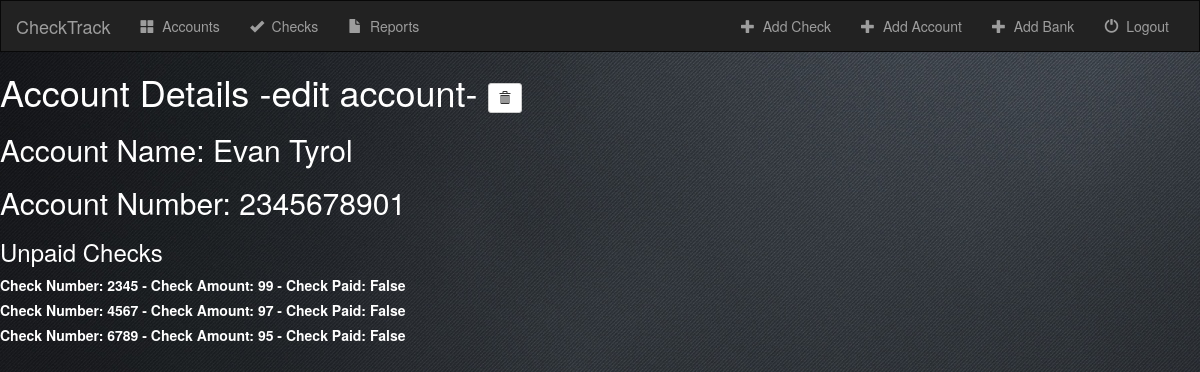
The app's page /check/accounts/account-details/2/ (signed in) with its own data.
### check/models.py (models this page shows, shortened)
class Account(models.Model):
    acount_store = models.ForeignKey('Store', on_delete=models.CASCADE)
    bank = models.ForeignKey('Bank', on_delete=models.CASCADE)
    account_number = models.IntegerField(max_length=10)
    account_name = models.CharField(max_length=20)
    account_street = models.CharField(max_length=50)
    account_state = models.CharField(max_length=20)
    account_city = models.CharField(max_length=20)
    account_zip = models.CharField(max_length=10)
    checks_bounced = models.IntegerField(max_length=1)

class Check(models.Model):
    account = models.ForeignKey('Account', on_delete=models.CASCADE)
    check_amount = models.IntegerField(max_length=10)
    check_number = models.IntegerField(max_length=4)
    cashier_name = models.CharField(max_length=20)
    check_status = models.BooleanField(default=False)
    entry_date = models.DateTimeField(auto_now_add=True, blank=True)
    letter_date_1 = models.DateField(null=True, blank=True)
    letter_date_2 = models.DateField(null=True, blank=True)
    letter_date_3 = models.DateField(null=True, blank=True)

### check/views.py (the view)
# urls.py: url(r'^accounts/account-details/(?P<pk>[0-9]+)/$', views.DetailView.as_view(), name='detail'),
class DetailView(LoginRequiredMixin, generic.DetailView):
    login_url = '/login/'
    redirect_field_name = 'redirect_to'
    model = Account
    template_name = 'check/detail.html'

### check/templates/check/detail.html (shortened to what this page needs)
{% extends 'check/base.html' %}
{% block body %}
<font color="#ffffff"><h1>Account Details <a href="{% url 'check:account-update' account.id %}"><font color="#ffffff">-edit account-</font></a>
    <form action="{% url 'check:account-delete' account.id %}" method="post" style="display: inline;">
        <button type="submit" class="btn btn-default btn-sm">
            <span class="glyphicon glyphicon-trash"></span>
        </button>
    </form>
</h1>
<h2>Account Name: {{ account.account_name}}</h2>
<h2>Account Number: {{ account.account_number}}</h2>
<h3>Unpaid Checks</h3>
    {% for check in account.check_set.all %}
        <label for="check{{ forloop.counter }}">
            Check Number: {{ check.check_number }} - Check Amount: {{ check.check_amount }} - Check Paid: {{ check.check_status }}
        </label><br>
    {% endfor %}
</font>
{% endblock %}

### check/static/check/mainStyle.css (style rules this page uses)
body { background: url("images/black-background.png"); color: white; }

### records on screen
Account: account_name "Evan Tyrol", account_number "2345678901"
Check: check_number "2345", check_amount "99", check_status "False"
Check: check_number "4567", check_amount "97", check_status "False"
Check: check_number "6789", check_amount "95", check_status "False"
